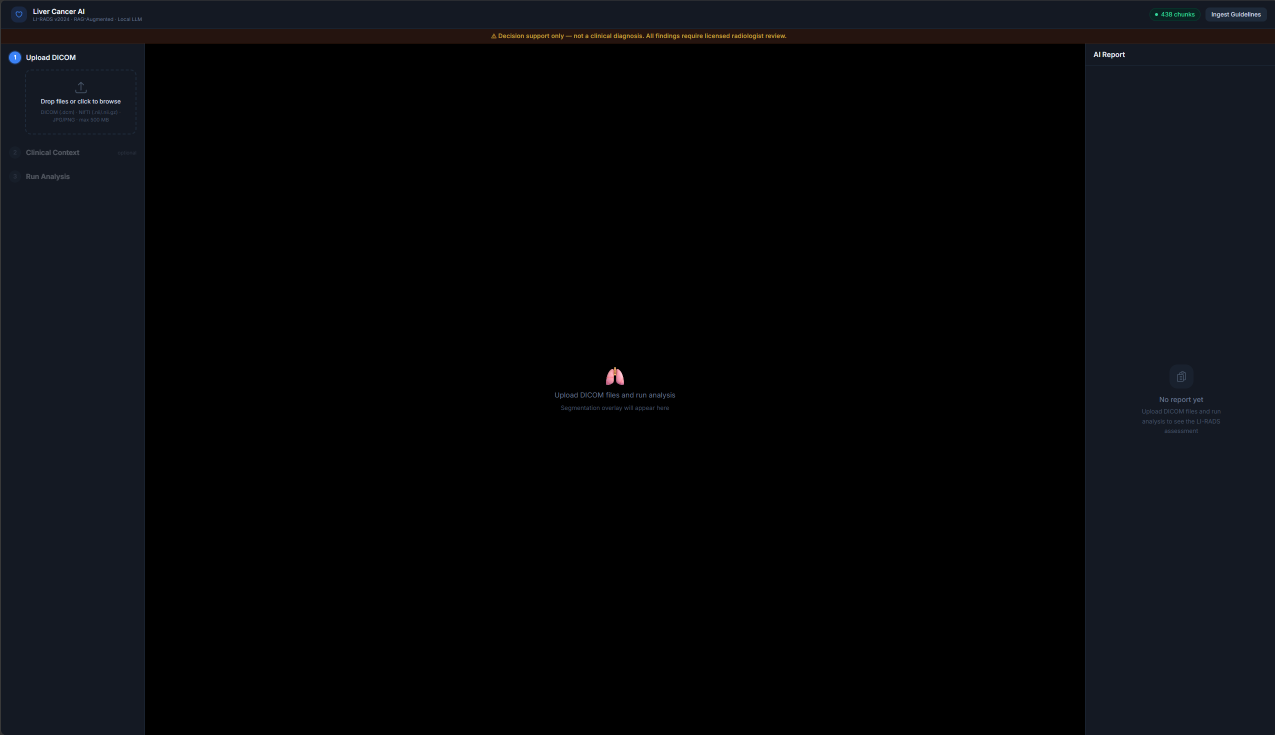
#> input picture Pictures/MainPage.png, 2550 x 1469 px (shown at 1/2 size); its folder holds only this picture in this run
$ python -i image_preprocess.py   (imports and definitions only)   (older library calls are emulated)
#> lines starting #> are read from the running program, lines starting #| are printed output that depends on the picture; after the words box and inside, x2 and y2 are one past the last pixel; in counts of white or black regions, pixels touching at a corner belong together
#> in preprocess_dermoscopy, img is the input picture: shape (1469, 2550, 3); mean B, G, R 10.8, 8, 6.9
"""Dermoscopy image preprocessing for the skin-cancer pipeline.

Enhancement chain (CPU-only, OpenCV + numpy):
    1. Color constancy  — Shades-of-Gray (Minkowski p=6) normalises camera /
       lighting colour cast, the single biggest documented lift in dermoscopy ML.
    2. Hair removal     — DullRazor (blackhat morphology + Telea inpaint).
    3. CLAHE            — contrast-limited adaptive histogram equalisation on the
       L channel (LAB) to boost pigment-network / blue-white-veil contrast.

Also derives quantitative ABCD features from an Otsu lesion segmentation so the
LLM has measured numbers (asymmetry, border irregularity, diameter, colour
variegation) to support its assessment rather than eyeballing alone.

All functions are pure and side-effect free except `preprocess_dermoscopy`,
which writes the enhanced image to disk.
"""
from __future__ import annotations

from dataclasses import dataclass
from pathlib import Path
from typing import Optional

import cv2
import numpy as np
from loguru import logger


# ── enhancement steps ──────────────────────────────────────────────────────
def shades_of_gray(img: np.ndarray, power: int = 6) -> np.ndarray:
    """Shades-of-Gray colour constancy (Minkowski norm)."""
#> called with power = 6
    arr = img.astype(np.float32)
    means = np.power(np.mean(np.power(arr, power), axis=(0, 1)), 1.0 / power)
#> means = [68.28, 63.46, 68.3]
    gray = float(np.mean(means))
#> gray = 66.68
    scale = gray / (means + 1e-6)
#> scale = [0.977, 1.05, 0.976]
    return np.clip(arr * scale, 0, 255).astype(np.uint8)


def remove_hair(img: np.ndarray, kernel_size: int = 17) -> np.ndarray:
    """DullRazor hair removal: blackhat to find dark thin hairs, then inpaint."""
#> called with kernel_size = 17
    gray = cv2.cvtColor(img, cv2.COLOR_BGR2GRAY)
    kernel = cv2.getStructuringElement(cv2.MORPH_ELLIPSE, (kernel_size, kernel_size))
    blackhat = cv2.morphologyEx(gray, cv2.MORPH_BLACKHAT, kernel)
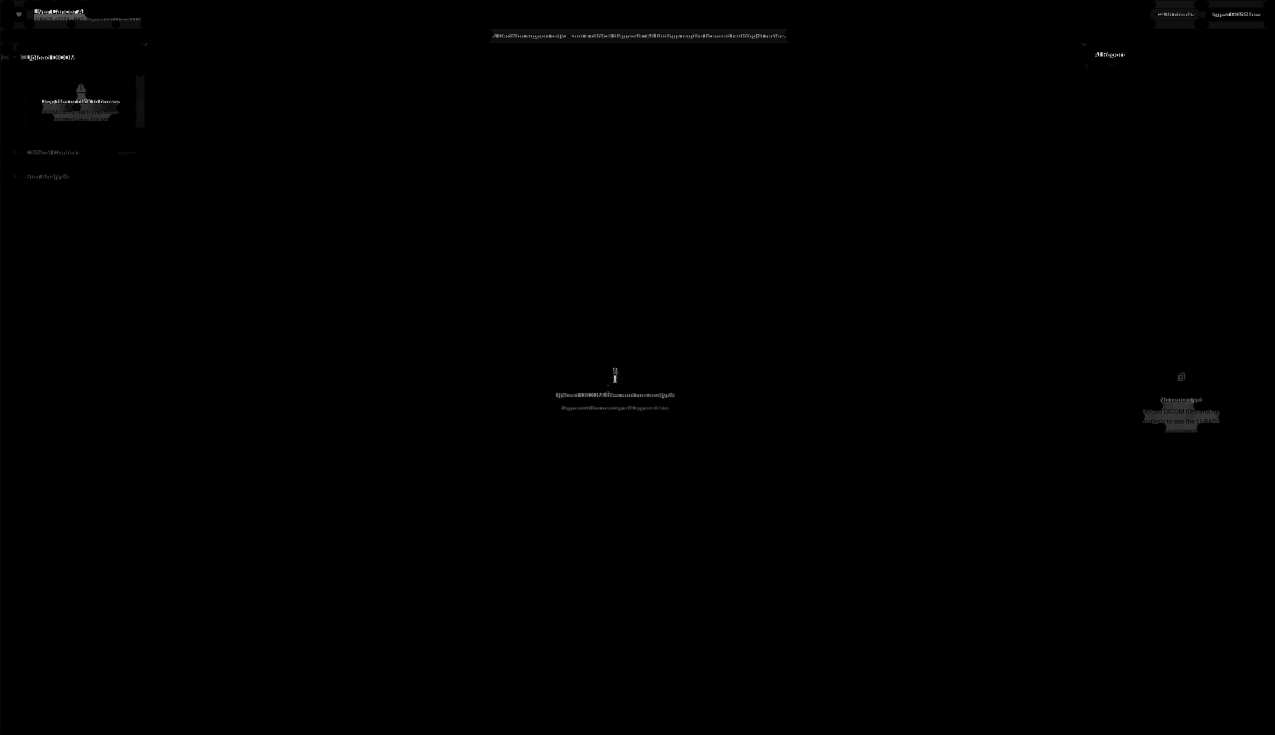
#> blackhat: shape (1469, 2550) (shown at 1/2 size); min 0, max 223, mean 0.5
    _, mask = cv2.threshold(blackhat, 10, 255, cv2.THRESH_BINARY)
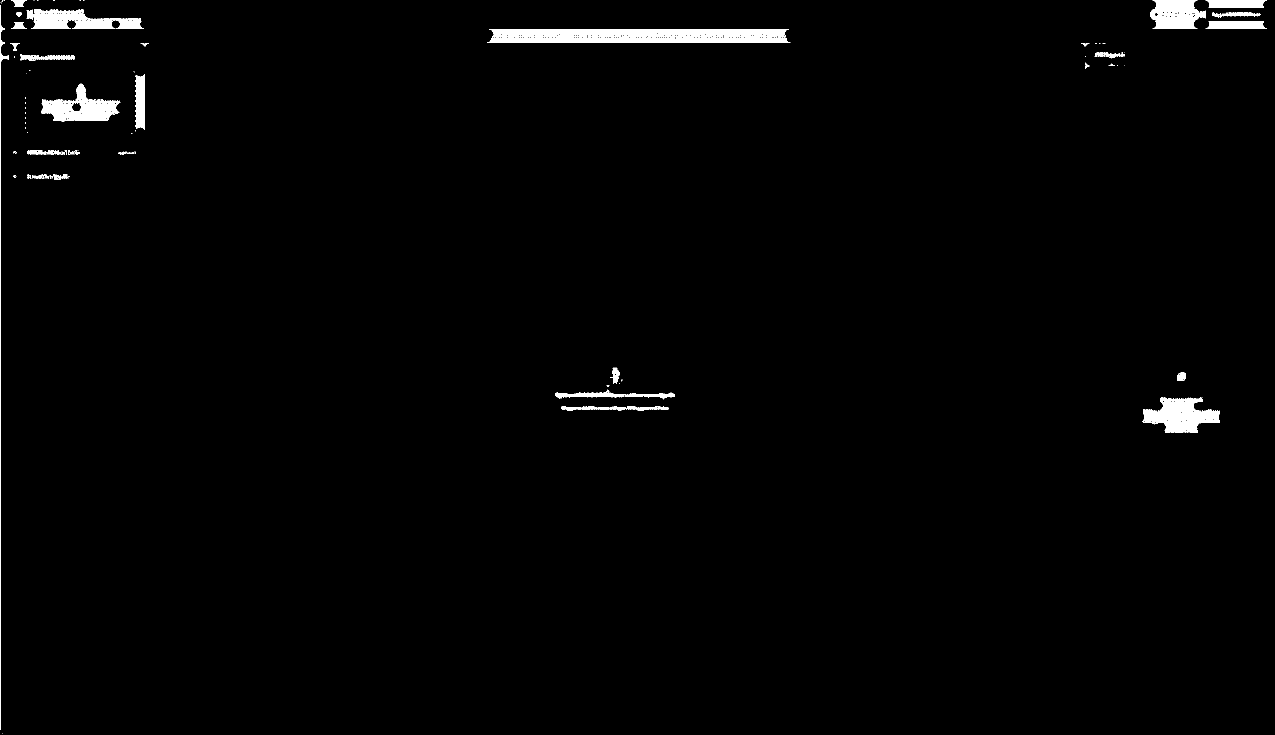
#> mask: shape (1469, 2550) (shown at 1/2 size); 1.3% white; 161 white regions (89 under 20 px), largest, box (x1, y1, x2, y2) and area: (974, 58, 1581, 86) 15017, (2285, 795, 2440, 865) 6152, (53, 18, 288, 57) 5301
    mask = cv2.dilate(mask, np.ones((3, 3), np.uint8), iterations=1)
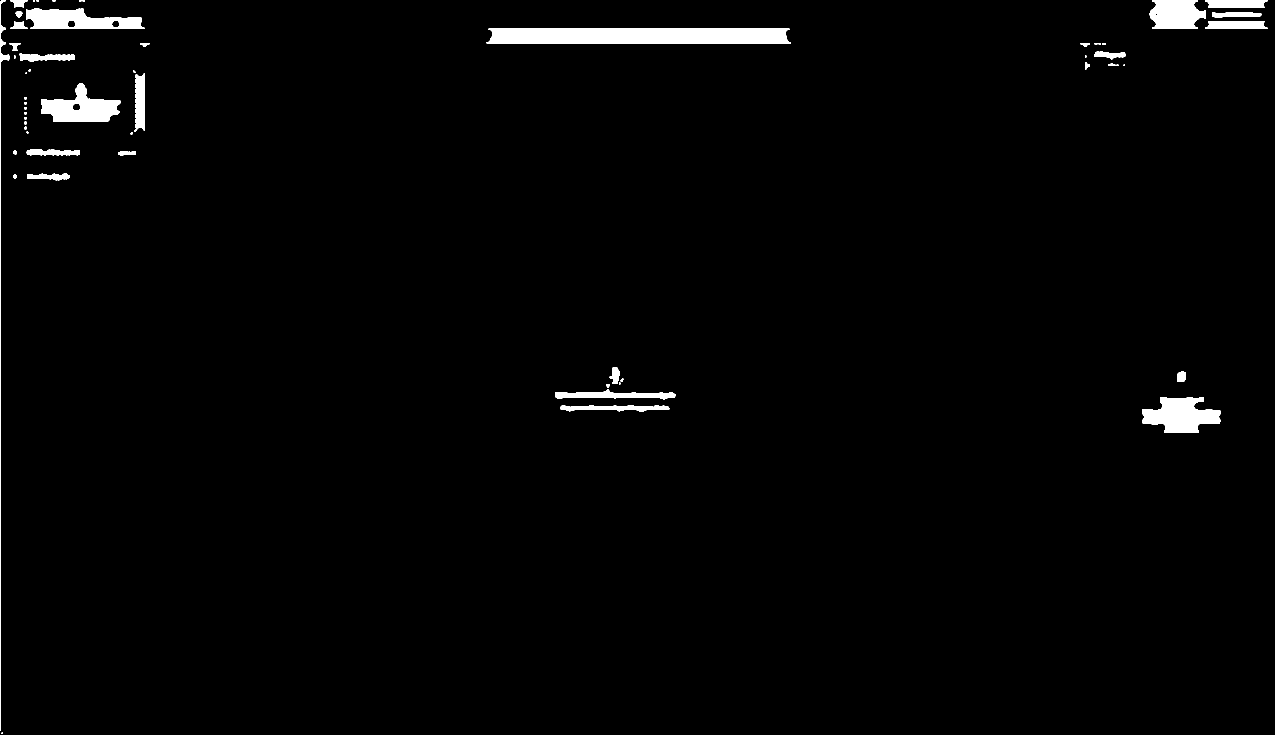
#> mask: shape (1469, 2550) (shown at 1/2 size); 1.7% white; 58 white regions (18 under 20 px), largest, box (x1, y1, x2, y2) and area: (973, 57, 1582, 87) 17818, (2284, 794, 2441, 866) 7394, (82, 166, 242, 244) 6668
    return cv2.inpaint(img, mask, 1, cv2.INPAINT_TELEA)


def apply_clahe(img: np.ndarray, clip: float = 2.0, grid: int = 8) -> np.ndarray:
    """CLAHE on the L channel of LAB; preserves chroma (a, b)."""
#> called with clip = 2, grid = 8
    lab = cv2.cvtColor(img, cv2.COLOR_BGR2LAB)
#> lab: shape (1469, 2550, 3); mean of channels 0, 1, 2 7.3, 128.1, 126.1
    l, a, b = cv2.split(lab)
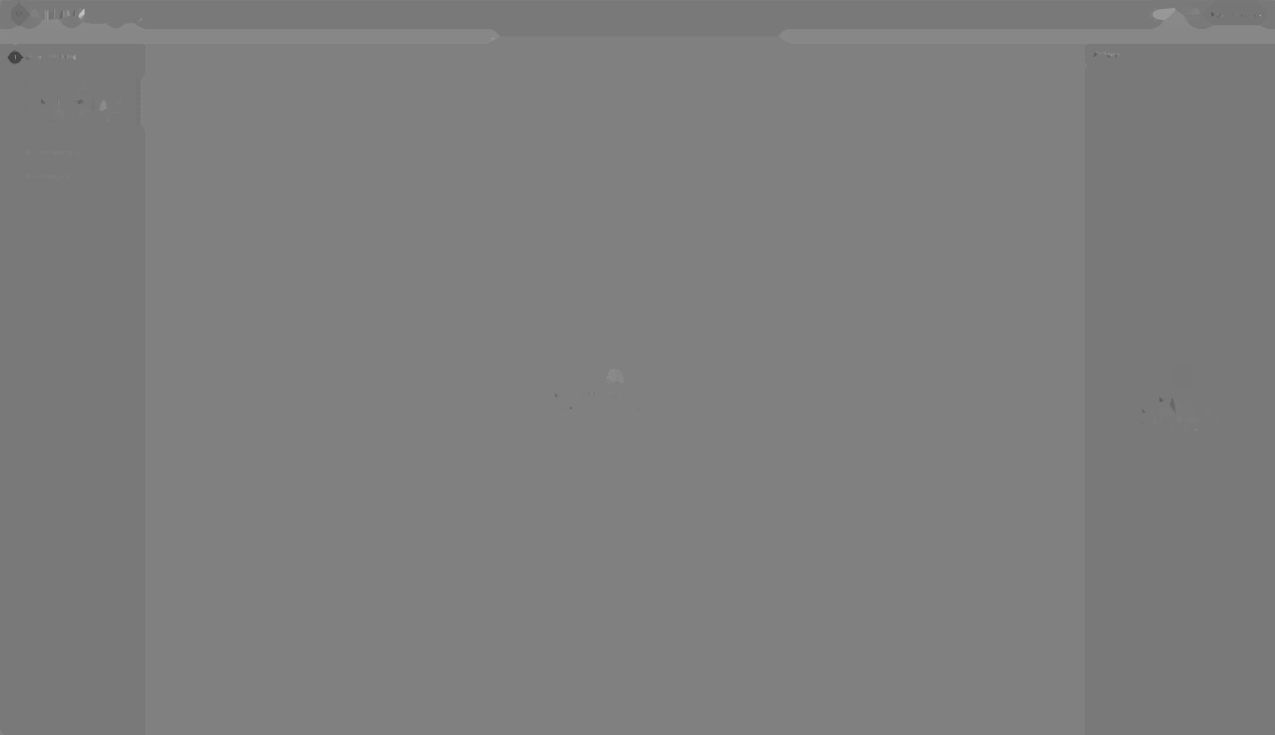
#> b: shape (1469, 2550) (shown at 1/2 size); min 66, max 195, mean 126.1
    clahe = cv2.createCLAHE(clipLimit=clip, tileGridSize=(grid, grid))
    l = clahe.apply(l)
    return cv2.cvtColor(cv2.merge((l, a, b)), cv2.COLOR_LAB2BGR)


# ── lesion segmentation + ABCD features ────────────────────────────────────
@dataclass
class DermFeatures:
    asymmetry_pct: float        # 0-100, mean area mismatch across principal axes
    border_irregularity: float  # compactness (1.0 = perfect circle, higher = irregular)
    diameter_px: float          # max lesion diameter in pixels
    color_count: int            # distinct dominant colour clusters in the lesion
    lesion_area_frac: float     # fraction of image occupied by the lesion
    segmented: bool             # whether a lesion was confidently isolated
    # Segmentation-quality caveats (set by the hardened segmenter)
    multi_lesion: bool = False  # a second comparable lesion was present (metrics use one)
    low_contrast: bool = False  # weak lesion/skin separation — measurements less reliable
    border_artifact: bool = False  # chosen blob touches the frame edge (possible crop/vignette)
    # Stolz ABCD Total Dermoscopy Score components
    tds_a: int = 0              # asymmetry axes (0-2)
    tds_b: int = 0              # border-segment abrupt cutoffs (0-8)
    tds_c: int = 1             # colour count (1-6)
    tds_d: int = 1             # differential structures, estimated (1-5)
    tds: float = 0.0           # TDS = 1.3·A + 0.1·B + 0.5·C + 0.5·D
    tds_category: str = ""     # benign / suspicious / melanoma-suspicious

    # [312 lines left out: functions summary, _fov_mask, _segment_lesion, _asymmetry_axes, _asymmetry, _border_irregularity and 8 more, not called in this run]


# ── orchestration ──────────────────────────────────────────────────────────
def preprocess_dermoscopy(
    src_path: Path,
    out_path: Path,
    *,
    color_constancy: bool = True,
    hair_removal: bool = True,
    clahe: bool = True,
    compute_abcd: bool = True,
) -> Optional[DermFeatures]:
    """Enhance a dermoscopy image (selected steps only) and write it to `out_path`.

    Each enhancement step is individually toggleable. Returns computed ABCD
    features when `compute_abcd` is set, else None. Also returns None if the
    source image cannot be read (caller disambiguates via out_path existence).
    """
    img = cv2.imread(str(src_path))
    if img is None:
        logger.warning(f"Dermoscopy preprocess: could not read image {src_path}")
        return None

    if color_constancy:
        img = shades_of_gray(img)
    if hair_removal:
        img = remove_hair(img)
    if clahe:
        img = apply_clahe(img)
    enhanced = img
#> (the run stopped early here; a loop or call above may not have finished)

$ run again, on Pictures/MainUploadPage.png
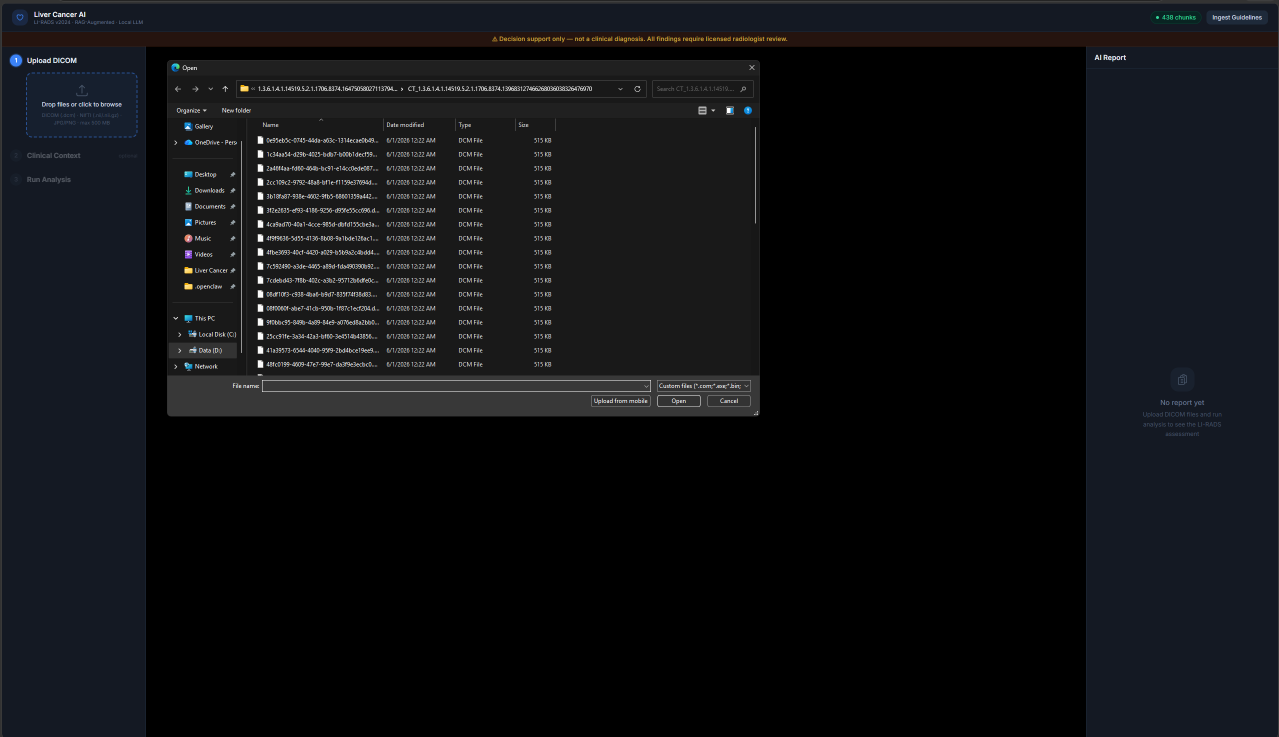
#> input picture Pictures/MainUploadPage.png, 2557 x 1473 px (shown at 1/2 size)
#> in preprocess_dermoscopy, img is the input picture: shape (1473, 2557, 3); mean B, G, R 19.5, 16.7, 15.5
#> means = [103.1, 104.3, 102]
#> in shades_of_gray, `gray = float(np.mean(means))`: gray = 103.1
#> scale = [1, 0.989, 1.01]
#> in remove_hair, `_, mask = cv2.threshold(blackhat, 10, 255, cv2.THRESH_BINARY)`:
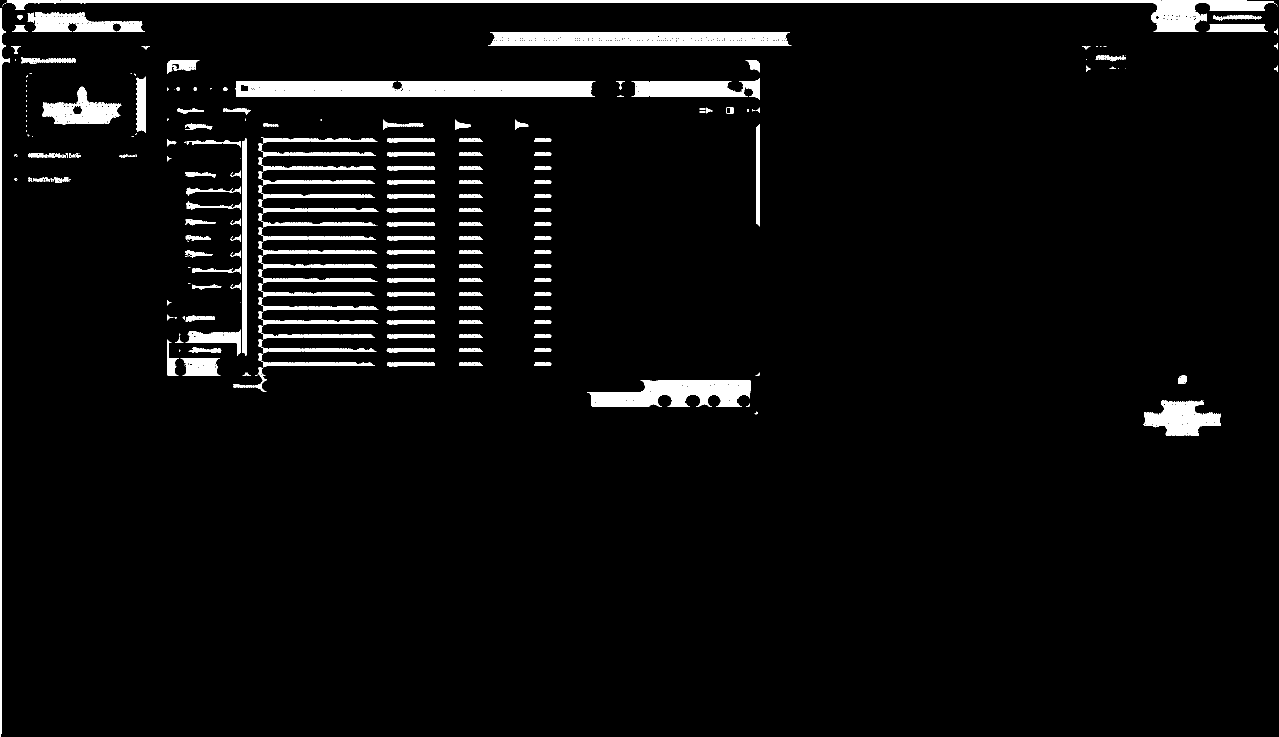
#> mask: shape (1473, 2557) (shown at 1/2 size); 4.4% white; 399 white regions (162 under 20 px), largest, box (x1, y1, x2, y2) and area: (473, 162, 1191, 194) 21326, (976, 64, 1583, 92) 15004, (13, 0, 2547, 6) 12834
#> in remove_hair, `return cv2.inpaint(img, mask, 1, cv2.INPAINT_TELEA)`:
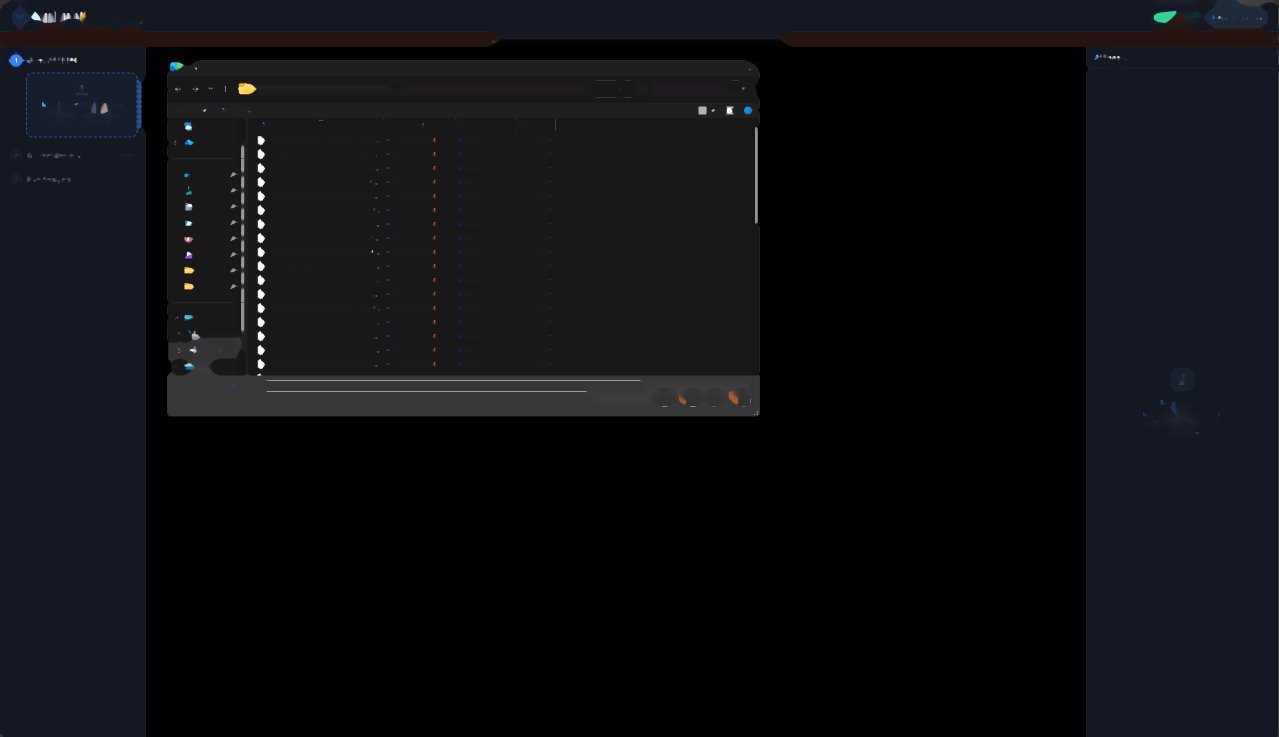
#> returned value: shape (1473, 2557, 3) (shown at 1/2 size); mean of channels 0, 1, 2 18.1, 14.6, 13.9; drawn as B, G, R
#> lab: shape (1473, 2557, 3); mean of channels 0, 1, 2 13.5, 129.1, 125.5
